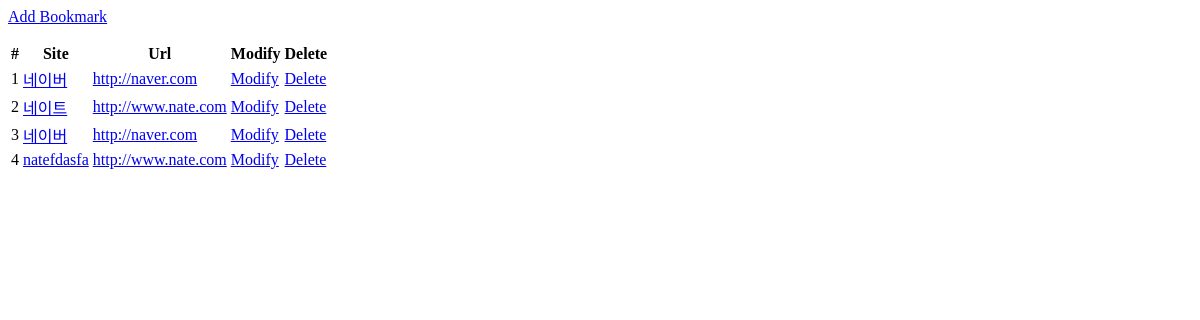
Before: /bookmark/ with the older database file.
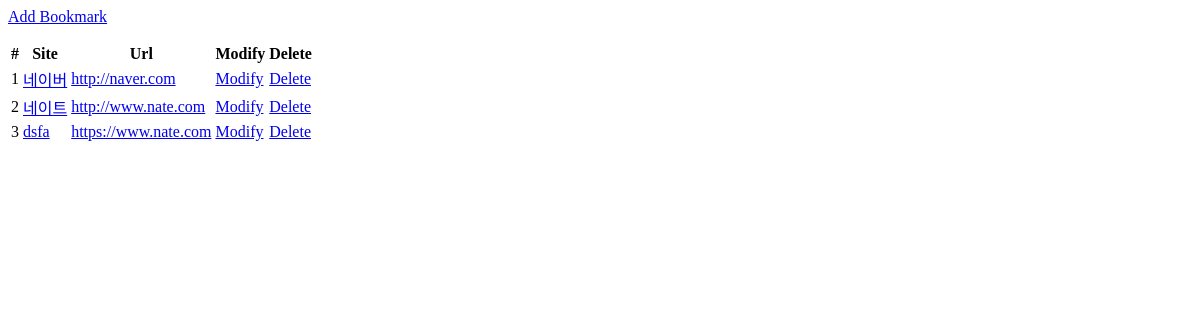
After: the same page with the newer database file.
### bookmark/models.py (models this page shows, shortened)
class Bookmark(models.Model):
    site_name = models.CharField(max_length=100)
    url = models.URLField('Site Url')

### bookmark/views.py (the view)
# urls.py: path("", BookmarkListView.as_view(), name='list'),
class BookmarkListView(ListView):
    model = Bookmark

### bookmark/templates/bookmark/bookmark_list.html (shortened to what this page needs)
<div class="btn-group">
    <a href="{% url 'add' %}", class="btn btn-info">Add Bookmark</a>
</div>
<table class="table">
    <thead>
        <tr>
            <th scope="col">#</th>
            <th scope="col">Site</th>
            <th scope="col">Url</th>
            <th scope="col">Modify</th>
            <th scope="col">Delete</th>
        </tr>
    </thead>
    <tbody>
        {% for bookmark in object_list %}
            <tr>
                <td>{{forloop.counter}}</td>
                <td><a href="{% url 'detail' pk=bookmark.id %}">{{bookmark.site_name}}</a> </td>
                <td><a href="{{bookmark.url}}"target="_blank">{{bookmark.url}}</a></td>
                <td><a href="{% url 'update' pk=bookmark.id %}" class="btn btn-success btn-sm">Modify</a> </td>
                <td><a href="{% url 'delete' pk=bookmark.id %}" class="btn btn-danger btn-sm">Delete</a></td>
            </tr>
        {% endfor %}
    </tbody>
</table>

Changed rows visible on the page:
removed Bookmark: site_name "네이버", url "http://naver.com"
removed Bookmark: site_name "natefdasfa", url "http://www.nate.com"
added Bookmark: site_name "dsfa", url "https://www.nate.com"
